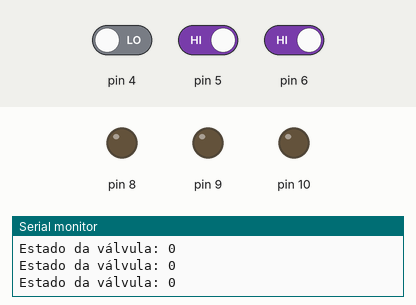
The sketch below on a simulated Arduino Uno, built with avr-gcc and run on an emulated ATmega328P. On the bench: output pins drawn as LEDs (lit = HIGH), the last lines printed to the serial monitor. The test bench sets the inputs (shaded band); at power-on: pin 5 HIGH, pin 4 LOW, pin 6 HIGH.

Above: at 1.2 s.
1.3 s: pin 5 driven LOW
At 2.5 s:
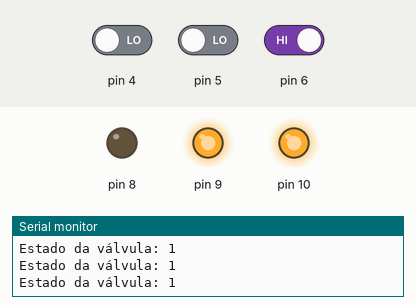
2.8 s: pin 4 driven HIGH
4.4 s: pin 6 driven LOW
7.4 s: pin 5 driven HIGH
At 8.2 s:
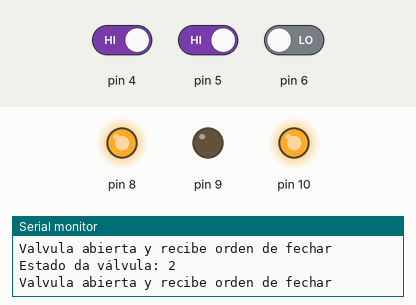
8.9 s: pin 4 driven LOW
11.9 s: pin 6 driven HIGH
At 12.4 s:
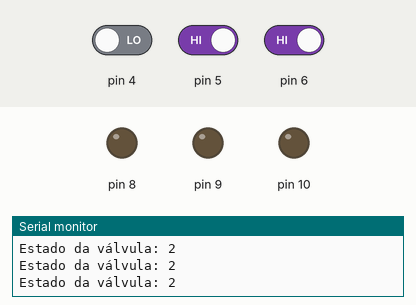
Timing chart, 0 to 14.9 s (numbered marks = the images above; inputs shaded):
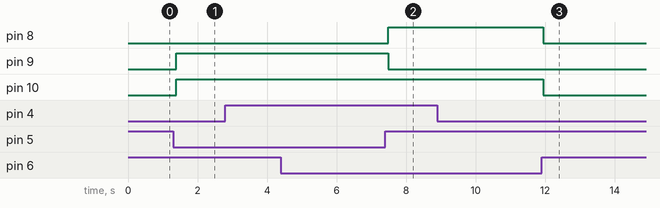

The sketch:

N_025.ino
```cpp
 /* Projeto Nº 25 -> Simulação de servo motor + LEDs
  *
  * Author: Thiago Santos Tassinari
  * Data: 06/10/2020

  * Descrição do Projeto:

  <!---------------------Simulação de transferidor com servo motor + LEDs----------------------------->

    // Os LEDs acesos indicam o seguinte:
    // Verde, motor abriendo la valvula;
    // Vermelho, válvula de fechamento do motor;
    // Amarelo, motor em funcionamento.

  <---------------------------------------------------------------------------------->

<!-----------------------Componentes necessários------------------------------------->

  - 1 Arduino Uno;
  - 1 Protoboard;
  - 3 LEDs ;
  - 3 resistor de 470Ohms e 3 Resistor de 10KOhm;
  - 1 Servo motor CC;
  - 1 Acionador de motor de ponte H;
  - 1 Button;
  - 2 Interruptores deslizantes;
  - 1 Bateria de 9V;
  - Jumpers

<------------------------------------------------------------------------------------->

*/

// Variáveis:
// Pressione o botão para alterar o status:
int button = 0; // Pressione o botão para abrir ou fechar a válvula
int interrupt_open = 0;  // Chave limitadora de válvula aberta
int interrupt_close = 0;  // Chave de limite de válvula fechada
int estado_valv = 0; // Status da válvula, 0 inicial, 1 aberta e 2 fechada

// Integrado L293 que precisa de diodos de proteção ou o L293D que já os incorpora
// L293D pin 2 -> D8 -> LED vermelho fechar
// L293D pin 7 -> D9 -> LED verde abrir
// L293D pin 1 -> D10 -> LED amarelo funcionando o motor

void abrir(){
  digitalWrite(8, LOW);  // LED vermelho
  digitalWrite(9, HIGH); // LED verde
  digitalWrite(10, HIGH);  // LED amarelo
}

void fechar(){
  digitalWrite(8, HIGH);  // LED vermelho
  digitalWrite(9, LOW); // LED verde
  digitalWrite(10, HIGH);  // LED amarelo
}

void parar(){
  digitalWrite(8, LOW);  // LED vermelho
  digitalWrite(9, LOW); // Led verde
  digitalWrite(10, LOW);  // Led amarelo
}

void setup()
   {
    Serial.begin(9600);
    for (int i = 8 ; i<11 ; i++) // Inicia-se os pinos de saída
    pinMode( i, OUTPUT);
    for (int j = 4 ; j<7 ; j++) // Inicia-se os pinos de entrada
    pinMode( j, INPUT);
   }

void loop()
  {
    button = digitalRead(4);  // Leitura digital do pin 4
    interrupt_open = digitalRead(5);  // Leitura digital do pin 5
    interrupt_close = digitalRead(6);  // Leitura digital do pin 6
    Serial.print("Estado da válvula: ");
    Serial.println(estado_valv);

    // Estado inicial 0
    if (estado_valv == 0){
      if (interrupt_close == LOW && interrupt_open == HIGH){
        Serial.println("Valvula abierta en estado inicial, no hace nada");
        parar();
        estado_valv = 1;
      }
      if (interrupt_close == LOW && interrupt_open == LOW){
        Serial.println("Valvula a medio recorrido en estado inicial, debe abrirse");
        abrir();
        estado_valv = 1;
      }
      if (interrupt_open == LOW && interrupt_close == HIGH){
        Serial.println("Valvula cerrada en estado inicial, debe abrirse");
        abrir();
        estado_valv = 1;
      }
    }

    // Recibe orden de cambiar el estado
    if (button == HIGH){
      if (interrupt_open == HIGH && interrupt_close == LOW){
        Serial.println("Valvula abierta y recibe orden de fechar");
        fechar();
        estado_valv = 2;
      }
      if (interrupt_open == LOW && interrupt_close == HIGH){
        Serial.println("Valvula cerrada y recibe orden de abrir");
        abrir();
        estado_valv = 1;
      }
    }

    // Parar el motor cuando llegue al final de carrera
    if (estado_valv == 1 && interrupt_open == HIGH){
      parar();
    }

    // Parar el motor cuando llegue al final de carrera
    if (estado_valv == 2 && interrupt_close == HIGH){
      parar();
    }
  }
```

Measured:
- after the input at 1.3 s, pin 9, pin 10: LOW → HIGH after 0.09 s
- after the input at 7.4 s, pin 8: LOW → HIGH after 0.09 s; pin 9: HIGH → LOW after 0.09 s
- after the input at 11.9 s, pin 8, pin 10: HIGH → LOW at once
